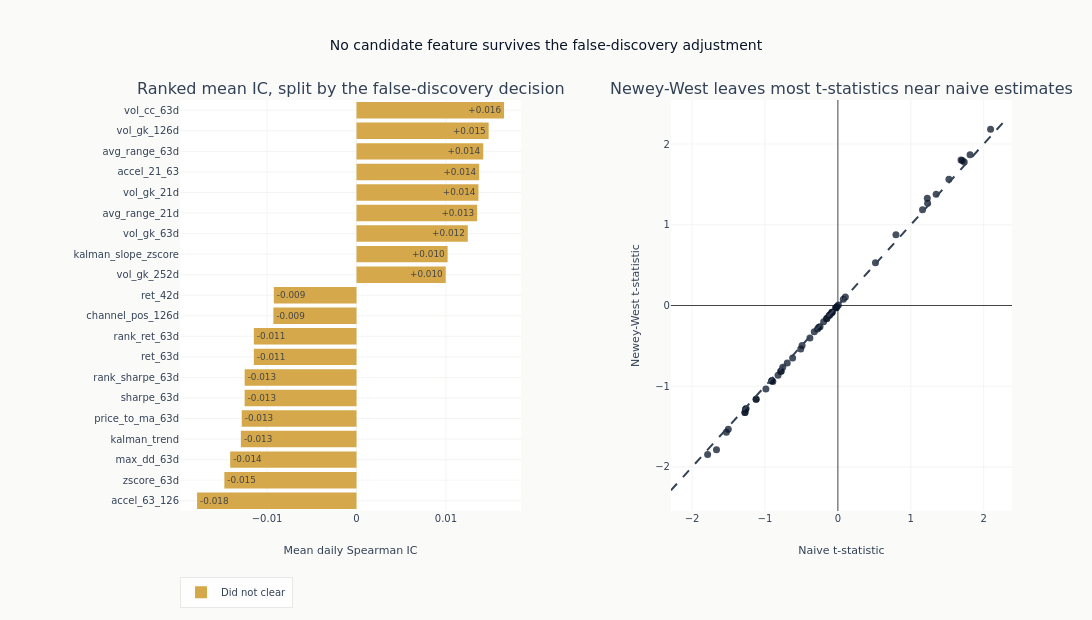

Source (notebook cell):
### Markdown cell above
The companion panel compares naive and Newey-West inference. Points near the
diagonal have little serial-correlation adjustment; departures show where it
matters for the significance screen.

### Code cell
fig.add_trace(
    go.Scatter(
        x=eval_summary["naive_t"],
        y=eval_summary["hac_t"],
        mode="markers",
        marker={"color": COLORS["blue"], "size": 7, "opacity": 0.75},
        text=eval_summary["feature"],
        showlegend=False,
    ),
    row=1,
    col=2,
)
finite_t = [
    abs(float(value))
    for column in ("naive_t", "hac_t")
    for value in eval_summary[column]
    if np.isfinite(value)
]
if finite_t:
    t_limit = max(finite_t) * 1.05
    fig.add_trace(
        go.Scatter(
            x=[-t_limit, t_limit],
            y=[-t_limit, t_limit],
            mode="lines",
            line={"color": COLORS["neutral"], "dash": "dash"},
            showlegend=False,
        ),
        row=1,
        col=2,
    )
fig.update_layout(
    title="No candidate feature survives the false-discovery adjustment",
    height=620,
    width=1100,
    margin={"l": 180},
    barmode="relative",
    legend={"orientation": "h", "y": -0.16},
)
fig.update_xaxes(title_text="Mean daily Spearman IC", row=1, col=1)
fig.update_xaxes(title_text="Naive t-statistic", row=1, col=2)
fig.update_yaxes(title_text="Newey-West t-statistic", row=1, col=2)
fig.show()

### Figure 1 — Plotly figure (JSON) as saved in the notebook; plotly's stock layout.template omitted (floating-point values rounded to 4 significant figures)
{"data": [{"marker": {"color": "#0a1628"}, "name": "Cleared BH-FDR", "orientation": "h", "text": [], "textposition": "inside", "type": "bar", "x": [], "xaxis": "x", "y": [], "yaxis": "y"}, {"marker": {"color": "#D4A84B"}, "name": "Did not clear", "orientation": "h", "text": ["-0.018", "-0.015", "-0.014", "-0.013", "-0.013", "-0.013", "-0.013", "-0.011", "-0.011", "-0.009", "-0.009", "+0.010", "+0.010", "+0.012", "+0.013", "+0.014", "+0.014", "+0.014", "+0.015", "+0.016"], "textposition": "inside", "type": "bar", "x": [-0.01783, -0.01478, -0.01413, -0.01293, -0.01283, -0.01251, -0.01251, -0.01148, -0.01148, -0.009294, -0.009245, 0.009974, 0.01019, 0.01244, 0.01349, 0.01364, 0.01371, 0.01417, 0.01477, 0.0165], "xaxis": "x", "y": ["accel_63_126", "zscore_63d", "max_dd_63d", "kalman_trend", "price_to_ma_63d", "sharpe_63d", "rank_sharpe_63d", "ret_63d", "rank_ret_63d", "channel_pos_126d", "ret_42d", "vol_gk_252d", "kalman_slope_zscore", "vol_gk_63d", "avg_range_21d", "vol_gk_21d", "accel_21_63", "avg_range_63d", "vol_gk_126d", "vol_cc_63d"], "yaxis": "y"}, {"marker": {"color": "#0a1628", "opacity": 0.75, "size": 7}, "mode": "markers", "showlegend": false, "text": ["accel_63_126", "vol_cc_63d", "zscore_63d", "vol_gk_126d", "avg_range_63d", "max_dd_63d", "accel_21_63", "vol_gk_21d", "avg_range_21d", "kalman_trend", "price_to_ma_63d", "sharpe_63d", "rank_sharpe_63d", "vol_gk_63d", "ret_63d", "rank_ret_63d", "kalman_slope_zscore", "vol_gk_252d", "channel_pos_126d", "ret_42d", "vol_cc_21d", "ret_5d", "sharpe_42d", "kalman_smoothness", "sharpe_5d", "rsi_14d", "usd_beta_21d", "rsi_63d", "channel_pos_63d", "sharpe_10d", "mom_skip_recent", "ret_10d", "vol_ratio_63_252", "kalman_slope", "price_to_ma_252d", "kalman_innovation", "arima_residual_zscore", "zscore_21d", "vol_ratio_21_63", "arima_residual", "price_to_ma_21d", "channel_pos_21d", "zscore_126d", "sharpe_126d", "sharpe_252d", "ret_21d", "rank_ret_21d", "ret_252d", "arima_forecast", "usd_beta_63d", "sharpe_21d", "rank_sharpe_21d", "bollinger_pctb_21d", "ret_126d"], "type": "scatter", "x": [-1.786, 2.094, -1.53, 1.813, 1.733, -1.503, 1.348, 1.706, 1.689, -1.268, -1.259, -1.275, -1.275, 1.523, -1.121, -1.121, 1.161, 1.231, -0.9876, -0.9084, 1.226, -0.8922, -0.9047, -1.665, -0.8207, -0.785, -0.6948, -0.7764, -0.7566, -0.6205, 0.5153, -0.5095, 0.7963, -0.4907, -0.3836, -0.279, -0.2621, -0.2451, -0.3239, -0.1955, -0.1554, -0.15, -0.1204, -0.1089, -0.08648, -0.07875, -0.07875, 0.07493, 0.1026, -0.02554, -0.02696, -0.02696, -0.0116, 0.006722], "xaxis": "x2", "y": [-1.846, 2.182, -1.571, 1.868, 1.778, -1.533, 1.379, 1.796, 1.804, -1.285, -1.276, -1.325, -1.325, 1.563, -1.162, -1.162, 1.187, 1.267, -1.034, -0.935, 1.327, -0.9409, -0.9275, -1.785, -0.8625, -0.8146, -0.7115, -0.8151, -0.7655, -0.6511, 0.5308, -0.5377, 0.8753, -0.4969, -0.4036, -0.2895, -0.2704, -0.2642, -0.3242, -0.2024, -0.1635, -0.1577, -0.1235, -0.1143, -0.0883, -0.08441, -0.08441, 0.07628, 0.1057, -0.02653, -0.02872, -0.02872, -0.01232, 0.007132], "yaxis": "y2"}, {"line": {"color": "#334155", "dash": "dash"}, "mode": "lines", "showlegend": false, "type": "scatter", "x": [-2.291, 2.291], "xaxis": "x2", "y": [-2.291, 2.291], "yaxis": "y2"}], "layout": {"annotations": [{"font": {"size": 16}, "showarrow": false, "text": "Ranked mean IC, split by the false-discovery decision", "x": 0.205, "xanchor": "center", "xref": "paper", "y": 1.0, "yanchor": "bottom", "yref": "paper"}, {"font": {"size": 16}, "showarrow": false, "text": "Newey-West leaves most t-statistics near naive estimates", "x": 0.795, "xanchor": "center", "xref": "paper", "y": 1.0, "yanchor": "bottom", "yref": "paper"}], "barmode": "relative", "height": 620, "legend": {"orientation": "h", "y": -0.16}, "margin": {"l": 180}, "title": {"text": "No candidate feature survives the false-discovery adjustment"}, "width": 1100, "xaxis": {"anchor": "y", "domain": [0.0, 0.41], "title": {"text": "Mean daily Spearman IC"}}, "xaxis2": {"anchor": "y2", "domain": [0.59, 1.0], "title": {"text": "Naive t-statistic"}}, "yaxis": {"anchor": "x", "domain": [0.0, 1.0]}, "yaxis2": {"anchor": "x2", "domain": [0.0, 1.0], "title": {"text": "Newey-West t-statistic"}}}}
